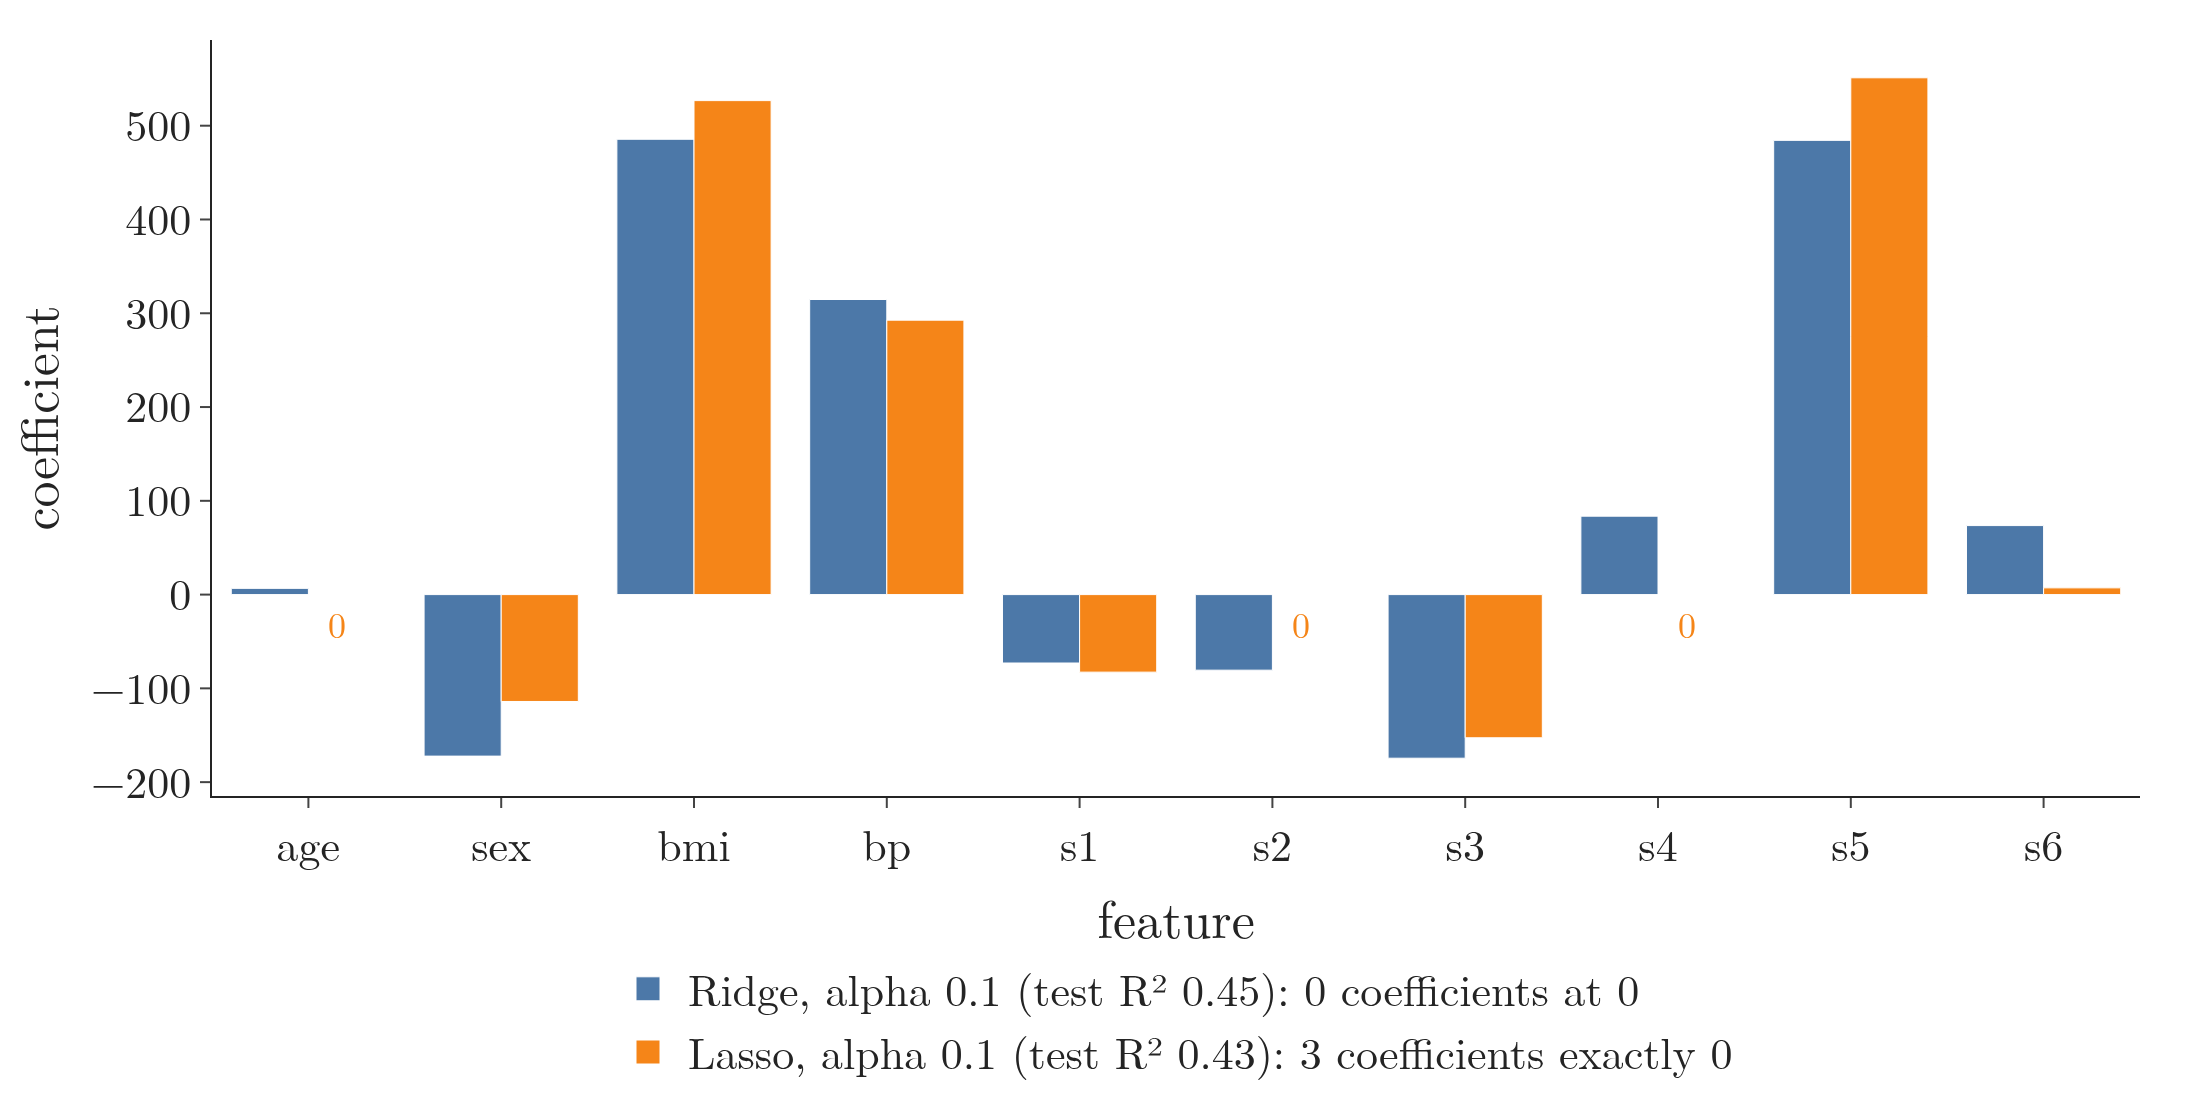

This chart was generated by the following Python code:
"""Ridge against Lasso on the diabetes split of the Note (test size 0.2, random state 2) (Plotly). Both use
alpha 0.1 (test R2 0.45 and 0.43); Lasso sets three coefficients to exactly 0 (age, s2,
s4), Ridge (alpha 0.1) keeps all ten non-zero."""
from pathlib import Path
import numpy as np
import plotly.graph_objects as go
from sklearn.datasets import load_diabetes
from sklearn.linear_model import Lasso, Ridge
from sklearn.model_selection import train_test_split
from gifkit import BLUE, FONT, ORANGE

here = Path(__file__).parent
X, y = load_diabetes(return_X_y=True)
Xtr, Xte, ytr, yte = train_test_split(X, y, test_size=0.2, random_state=2)
names = ["age", "sex", "bmi", "bp", "s1", "s2", "s3", "s4", "s5", "s6"]
la, ri = Lasso(alpha=0.1).fit(Xtr, ytr), Ridge(alpha=0.1).fit(Xtr, ytr)
zero = [names[i] for i in np.flatnonzero(la.coef_ == 0)]
assert zero == ["age", "s2", "s4"] and np.all(ri.coef_ != 0)
assert round(la.score(Xte, yte), 2) == 0.43 and round(ri.score(Xte, yte), 2) == 0.45
fig = go.Figure([go.Bar(x=names, y=ri.coef_, name=f"Ridge, alpha 0.1 (test R² {ri.score(Xte, yte):.2f}): 0 coefficients at 0", marker_color=BLUE),
                 go.Bar(x=names, y=la.coef_, name=f"Lasso, alpha 0.1 (test R² {la.score(Xte, yte):.2f}): 3 coefficients exactly 0", marker_color=ORANGE)])
for n in zero:
    fig.add_annotation(x=n, y=0, text="0", showarrow=False, yshift=-14, xshift=14, font=dict(size=18, color=ORANGE))
fig.update_layout(template="simple_white", width=1100, height=560, font=FONT, barmode="group",
                  xaxis=dict(title="feature"), yaxis=dict(title="coefficient"),
                  legend=dict(orientation="h", x=0.5, xanchor="center", y=-0.2), margin=dict(l=80, r=30, t=20, b=140))
fig.write_image(here / "ridge_vs_lasso.png", scale=2)
